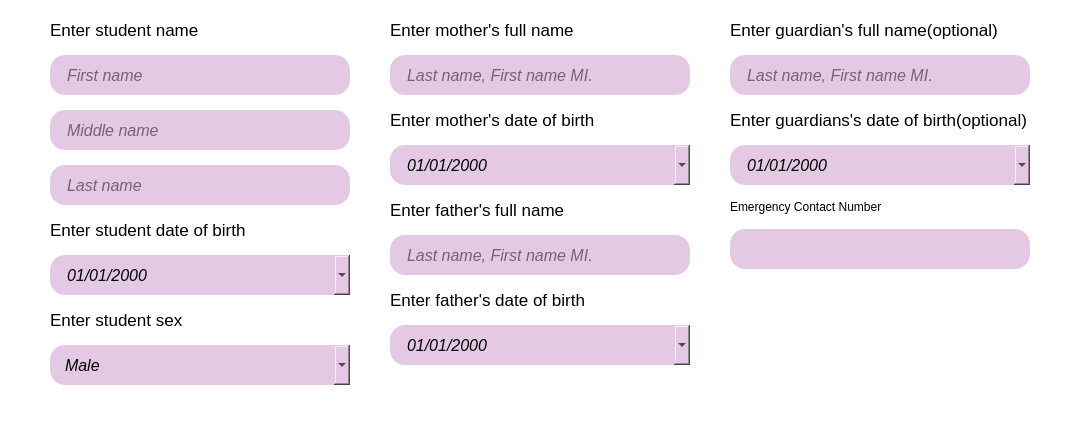
            <widget class="QFrame" name="frame_24">
             <property name="sizePolicy">
              <sizepolicy hsizetype="Preferred" vsizetype="Expanding">
               <horstretch>0</horstretch>
               <verstretch>0</verstretch>
              </sizepolicy>
             </property>
             <property name="styleSheet">
              <string notr="true">background-color: transparent;</string>
             </property>
             <property name="frameShape">
              <enum>QFrame::NoFrame</enum>
             </property>
             <layout class="QGridLayout" name="gridLayout_2">
              <property name="leftMargin">
               <number>50</number>
              </property>
              <property name="topMargin">
               <number>20</number>
              </property>
              <property name="rightMargin">
               <number>50</number>
              </property>
              <property name="bottomMargin">
               <number>20</number>
              </property>
              <property name="horizontalSpacing">
               <number>40</number>
              </property>
              <property name="verticalSpacing">
               <number>15</number>
              </property>
              <item row="0" column="0" rowspan="2">
               <widget class="QFrame" name="frame_25">
                <property name="styleSheet">
                 <string notr="true">background-color: transparent;</string>
                </property>
                <property name="frameShape">
                 <enum>QFrame::NoFrame</enum>
                </property>
                <layout class="QVBoxLayout" name="verticalLayout_12">
                 <property name="spacing">
                  <number>15</number>
                 </property>
                 <property name="leftMargin">
                  <number>0</number>
                 </property>
                 <property name="topMargin">
                  <number>0</number>
                 </property>
                 <property name="rightMargin">
                  <number>0</number>
                 </property>
                 <property name="bottomMargin">
                  <number>0</number>
                 </property>
                 <item>
                  <widget class="QLabel" name="studNameLabel_2">
                   <property name="maximumSize">
                    <size>
                     <width>16777215</width>
                     <height>20</height>
                    </size>
                   </property>
                   <property name="font">
                    <font>
                     <pointsize>13</pointsize>
                    </font>
                   </property>
                   <property name="text">
                    <string>Enter student name</string>
                   </property>
                  </widget>
                 </item>
                 <item>
                  <widget class="QLineEdit" name="studFnameEdit">
                   <property name="sizePolicy">
                    <sizepolicy hsizetype="Preferred" vsizetype="Preferred">
                     <horstretch>0</horstretch>
                     <verstretch>0</verstretch>
                    </sizepolicy>
                   </property>
                   <property name="minimumSize">
                    <size>
                     <width>300</width>
                     <height>40</height>
                    </size>
                   </property>
                   <property name="maximumSize">
                    <size>
                     <width>300</width>
                     <height>40</height>
                    </size>
                   </property>
                   <property name="font">
                    <font>
                     <pointsize>12</pointsize>
                     <italic>true</italic>
                    </font>
                   </property>
                   <property name="styleSheet">
                    <string notr="true">background-color: #E4C9E5;
border-radius: 15;
padding: 0 15px;
</string>
                   </property>
                   <property name="frame">
                    <bool>false</bool>
                   </property>
                   <property name="placeholderText">
                    <string>First name</string>
                   </property>
                  </widget>
                 </item>
                 <item>
                  <widget class="QLineEdit" name="studMnameEdit">
                   <property name="sizePolicy">
                    <sizepolicy hsizetype="Preferred" vsizetype="Preferred">
                     <horstretch>0</horstretch>
                     <verstretch>0</verstretch>
                    </sizepolicy>
                   </property>
                   <property name="minimumSize">
                    <size>
                     <width>300</width>
                     <height>40</height>
                    </size>
                   </property>
                   <property name="maximumSize">
                    <size>
                     <width>300</width>
                     <height>40</height>
                    </size>
                   </property>
                   <property name="font">
                    <font>
                     <pointsize>12</pointsize>
                     <italic>true</italic>
                    </font>
                   </property>
                   <property name="styleSheet">
                    <string notr="true">background-color: #E4C9E5;
border-radius: 15;
padding: 0 15px;
</string>
                   </property>
                   <property name="placeholderText">
                    <string>Middle name</string>
                   </property>
                  </widget>
                 </item>
                 <item>
                  <widget class="QLineEdit" name="studLnameEdit">
                   <property name="sizePolicy">
                    <sizepolicy hsizetype="Preferred" vsizetype="Preferred">
                     <horstretch>0</horstretch>
                     <verstretch>0</verstretch>
                    </sizepolicy>
                   </property>
                   <property name="minimumSize">
                    <size>
                     <width>300</width>
                     <height>40</height>
                    </size>
                   </property>
                   <property name="maximumSize">
                    <size>
                     <width>300</width>
                     <height>40</height>
                    </size>
                   </property>
                   <property name="font">
                    <font>
                     <pointsize>12</pointsize>
                     <italic>true</italic>
                    </font>
                   </property>
                   <property name="styleSheet">
                    <string notr="true">background-color: #E4C9E5;
border-radius: 15;
padding: 0 15px;
</string>
                   </property>
                   <property name="placeholderText">
                    <string>Last name</string>
                   </property>
                  </widget>
                 </item>
                 <item>
                  <widget class="QLabel" name="studDOBLabel_2">
                   <property name="maximumSize">
                    <size>
                     <width>16777215</width>
                     <height>20</height>
                    </size>
                   </property>
                   <property name="font">
                    <font>
                     <pointsize>13</pointsize>
                    </font>
                   </property>
                   <property name="text">
                    <string>Enter student date of birth</string>
                   </property>
                  </widget>
                 </item>
                 <item>
                  <widget class="QDateEdit" name="studDOBEdit">
                   <property name="sizePolicy">
                    <sizepolicy hsizetype="Preferred" vsizetype="Preferred">
                     <horstretch>0</horstretch>
                     <verstretch>0</verstretch>
                    </sizepolicy>
                   </property>
                   <property name="minimumSize">
                    <size>
                     <width>300</width>
                     <height>40</height>
                    </size>
                   </property>
                   <property name="maximumSize">
                    <size>
                     <width>300</width>
                     <height>40</height>
                    </size>
                   </property>
                   <property name="font">
                    <font>
                     <pointsize>12</pointsize>
                     <italic>true</italic>
                    </font>
                   </property>
                   <property name="styleSheet">
                    <string notr="true">background-color: #E4C9E5;
border-radius: 15;
padding: 0 15px;
</string>
                   </property>
                   <property name="displayFormat">
                    <string>MM/dd/yyyy</string>
                   </property>
                   <property name="calendarPopup">
                    <bool>true</bool>
                   </property>
                  </widget>
                 </item>
                 <item>
                  <widget class="QLabel" name="studSexLabel_2">
                   <property name="maximumSize">
                    <size>
                     <width>16777215</width>
                     <height>20</height>
                    </size>
                   </property>
                   <property name="font">
                    <font>
                     <pointsize>13</pointsize>
                    </font>
                   </property>
                   <property name="text">
                    <string>Enter student sex</string>
                   </property>
                  </widget>
                 </item>
                 <item>
                  <widget class="QComboBox" name="studSexEdit">
                   <property name="sizePolicy">
                    <sizepolicy hsizetype="Preferred" vsizetype="Preferred">
                     <horstretch>0</horstretch>
                     <verstretch>0</verstretch>
                    </sizepolicy>
                   </property>
                   <property name="minimumSize">
                    <size>
                     <width>300</width>
                     <height>40</height>
                    </size>
                   </property>
                   <property name="maximumSize">
                    <size>
                     <width>300</width>
                     <height>40</height>
                    </size>
                   </property>
                   <property name="font">
                    <font>
                     <pointsize>12</pointsize>
                     <italic>true</italic>
                    </font>
                   </property>
                   <property name="styleSheet">
                    <string notr="true">background-color: #E4C9E5;
border-radius: 15;
padding: 0 15px;
</string>
                   </property>
                   <item>
                    <property name="text">
                     <string>Male</string>
                    </property>
                   </item>
                   <item>
                    <property name="text">
                     <string>Female</string>
                    </property>
                   </item>
                  </widget>
                 </item>
                 <item>
                  <spacer name="verticalSpacer_7">
                   <property name="sizeHint" stdset="0">
                    <size>
                     <width>20</width>
                     <height>40</height>
                    </size>
                   </property>
                  </spacer>
                 </item>
                </layout>
               </widget>
              </item>
              <item row="0" column="2">
               <widget class="QFrame" name="frame_27">
                <property name="styleSheet">
                 <string notr="true">background-color: transparent;</string>
                </property>
                <property name="frameShape">
                 <enum>QFrame::NoFrame</enum>
                </property>
                <layout class="QVBoxLayout" name="verticalLayout_14">
                 <property name="spacing">
                  <number>15</number>
                 </property>
                 <property name="leftMargin">
                  <number>0</number>
                 </property>
                 <property name="topMargin">
                  <number>0</number>
                 </property>
                 <property name="rightMargin">
                  <number>0</number>
                 </property>
                 <property name="bottomMargin">
                  <number>0</number>
                 </property>
                 <item>
                  <widget class="QLabel" name="guardianNameLabel_2">
                   <property name="maximumSize">
                    <size>
                     <width>16777215</width>
                     <height>20</height>
                    </size>
                   </property>
                   <property name="font">
                    <font>
                     <pointsize>13</pointsize>
                    </font>
                   </property>
                   <property name="text">
                    <string>Enter guardian's full name(optional)</string>
                   </property>
                  </widget>
                 </item>
                 <item>
                  <widget class="QLineEdit" name="guardianNameEdit">
                   <property name="sizePolicy">
                    <sizepolicy hsizetype="Preferred" vsizetype="Preferred">
                     <horstretch>0</horstretch>
                     <verstretch>0</verstretch>
                    </sizepolicy>
                   </property>
                   <property name="minimumSize">
                    <size>
                     <width>300</width>
                     <height>40</height>
                    </size>
                   </property>
                   <property name="maximumSize">
                    <size>
                     <width>300</width>
                     <height>40</height>
                    </size>
                   </property>
                   <property name="font">
                    <font>
                     <pointsize>12</pointsize>
                     <italic>true</italic>
                    </font>
                   </property>
                   <property name="styleSheet">
                    <string notr="true">background-color: #E4C9E5;
border-radius: 15;
padding: 0 15px;
</string>
                   </property>
                   <property name="placeholderText">
                    <string>Last name, First name MI.</string>
                   </property>
                  </widget>
                 </item>
                 <item>
                  <widget class="QLabel" name="guardianDOBLabel_2">
                   <property name="maximumSize">
                    <size>
                     <width>16777215</width>
                     <height>20</height>
                    </size>
                   </property>
                   <property name="font">
                    <font>
                     <pointsize>13</pointsize>
                    </font>
                   </property>
                   <property name="text">
                    <string>Enter guardians's date of birth(optional)</string>
                   </property>
                  </widget>
                 </item>
                 <item>
                  <widget class="QDateEdit" name="guardianDOBEdit">
                   <property name="sizePolicy">
                    <sizepolicy hsizetype="Preferred" vsizetype="Preferred">
                     <horstretch>0</horstretch>
                     <verstretch>0</verstretch>
                    </sizepolicy>
                   </property>
                   <property name="minimumSize">
                    <size>
                     <width>300</width>
                     <height>40</height>
                    </size>
                   </property>
                   <property name="maximumSize">
                    <size>
                     <width>300</width>
                     <height>40</height>
                    </size>
                   </property>
                   <property name="font">
                    <font>
                     <pointsize>12</pointsize>
                     <italic>true</italic>
                    </font>
                   </property>
                   <property name="styleSheet">
                    <string notr="true">background-color: #E4C9E5;
border-radius: 15;
padding: 0 15px;
</string>
                   </property>
                   <property name="displayFormat">
                    <string>MM/dd/yyyy</string>
                   </property>
                   <property name="calendarPopup">
                    <bool>true</bool>
                   </property>
                  </widget>
                 </item>
                 <item>
                  <widget class="QLabel" name="contactLabelEdit">
                   <property name="text">
                    <string>Emergency Contact Number</string>
                   </property>
                  </widget>
                 </item>
                 <item>
                  <widget class="QLineEdit" name="contactInputEdit">
                   <property name="sizePolicy">
                    <sizepolicy hsizetype="Fixed" vsizetype="Fixed">
                     <horstretch>0</horstretch>
                     <verstretch>0</verstretch>
                    </sizepolicy>
                   </property>
                   <property name="minimumSize">
                    <size>
                     <width>300</width>
                     <height>40</height>
                    </size>
                   </property>
                   <property name="maximumSize">
                    <size>
                     <width>300</width>
                     <height>40</height>
                    </size>
                   </property>
                   <property name="font">
                    <font>
                     <pointsize>12</pointsize>
                     <italic>true</italic>
                    </font>
                   </property>
                   <property name="styleSheet">
                    <string notr="true">background-color: #E4C9E5;
border-radius: 15;
padding: 0 15px;
</string>
                   </property>
                  </widget>
                 </item>
                 <item>
                  <spacer name="verticalSpacer_9">
                   <property name="sizeHint" stdset="0">
                    <size>
                     <width>20</width>
                     <height>40</height>
                    </size>
                   </property>
                  </spacer>
                 </item>
                </layout>
               </widget>
              </item>
              <item row="0" column="1" rowspan="2">
               <widget class="QFrame" name="frame_26">
                <property name="styleSheet">
                 <string notr="true">background-color: transparent;</string>
                </property>
                <property name="frameShape">
                 <enum>QFrame::NoFrame</enum>
                </property>
                <layout class="QVBoxLayout" name="verticalLayout_13">
                 <property name="spacing">
                  <number>15</number>
                 </property>
                 <property name="leftMargin">
                  <number>0</number>
                 </property>
                 <property name="topMargin">
                  <number>0</number>
                 </property>
                 <property name="rightMargin">
                  <number>0</number>
                 </property>
                 <property name="bottomMargin">
                  <number>0</number>
                 </property>
                 <item>
                  <widget class="QLabel" name="motherNameLabel_2">
                   <property name="maximumSize">
                    <size>
                     <width>16777215</width>
                     <height>20</height>
                    </size>
                   </property>
                   <property name="font">
                    <font>
                     <pointsize>13</pointsize>
                    </font>
                   </property>
                   <property name="text">
                    <string>Enter mother's full name</string>
                   </property>
                  </widget>
                 </item>
                 <item>
                  <widget class="QLineEdit" name="motherNameEdit">
                   <property name="sizePolicy">
                    <sizepolicy hsizetype="Preferred" vsizetype="Preferred">
                     <horstretch>0</horstretch>
                     <verstretch>0</verstretch>
                    </sizepolicy>
                   </property>
                   <property name="minimumSize">
                    <size>
                     <width>300</width>
                     <height>40</height>
                    </size>
                   </property>
                   <property name="maximumSize">
                    <size>
                     <width>300</width>
                     <height>40</height>
                    </size>
                   </property>
                   <property name="font">
                    <font>
                     <pointsize>12</pointsize>
                     <italic>true</italic>
                    </font>
                   </property>
                   <property name="styleSheet">
                    <string notr="true">background-color: #E4C9E5;
border-radius: 15;
padding: 0 15px;
</string>
                   </property>
                   <property name="placeholderText">
                    <string>Last name, First name MI.</string>
                   </property>
                  </widget>
                 </item>
                 <item>
                  <widget class="QLabel" name="motherDOBLabel_2">
                   <property name="maximumSize">
                    <size>
                     <width>16777215</width>
                     <height>20</height>
                    </size>
                   </property>
                   <property name="font">
                    <font>
                     <pointsize>13</pointsize>
                    </font>
                   </property>
                   <property name="text">
                    <string>Enter mother's date of birth</string>
                   </property>
                  </widget>
                 </item>
                 <item>
                  <widget class="QDateEdit" name="motherDOBEdit">
                   <property name="sizePolicy">
                    <sizepolicy hsizetype="Preferred" vsizetype="Preferred">
                     <horstretch>0</horstretch>
                     <verstretch>0</verstretch>
                    </sizepolicy>
                   </property>
                   <property name="minimumSize">
                    <size>
                     <width>300</width>
                     <height>40</height>
                    </size>
                   </property>
                   <property name="maximumSize">
                    <size>
                     <width>300</width>
                     <height>40</height>
                    </size>
                   </property>
                   <property name="font">
                    <font>
                     <pointsize>12</pointsize>
                     <italic>true</italic>
                    </font>
                   </property>
                   <property name="styleSheet">
                    <string notr="true">background-color: #E4C9E5;
border-radius: 15;
padding: 0 15px;
</string>
                   </property>
                   <property name="displayFormat">
                    <string>MM/dd/yyyy</string>
                   </property>
                   <property name="calendarPopup">
                    <bool>true</bool>
                   </property>
                  </widget>
                 </item>
                 <item>
                  <widget class="QLabel" name="fatherNameLabel_2">
                   <property name="maximumSize">
                    <size>
                     <width>16777215</width>
                     <height>20</height>
                    </size>
                   </property>
                   <property name="font">
                    <font>
                     <pointsize>13</pointsize>
                    </font>
                   </property>
                   <property name="text">
                    <string>Enter father's full name</string>
                   </property>
                  </widget>
                 </item>
                 <item>
                  <widget class="QLineEdit" name="fatherNameEdit">
                   <property name="sizePolicy">
                    <sizepolicy hsizetype="Preferred" vsizetype="Preferred">
                     <horstretch>0</horstretch>
                     <verstretch>0</verstretch>
                    </sizepolicy>
                   </property>
                   <property name="minimumSize">
                    <size>
                     <width>300</width>
                     <height>40</height>
                    </size>
                   </property>
                   <property name="maximumSize">
                    <size>
                     <width>300</width>
                     <height>40</height>
                    </size>
                   </property>
                   <property name="font">
                    <font>
                     <pointsize>12</pointsize>
                     <italic>true</italic>
                    </font>
                   </property>
                   <property name="styleSheet">
                    <string notr="true">background-color: #E4C9E5;
border-radius: 15;
padding: 0 15px;
</string>
                   </property>
                   <property name="placeholderText">
                    <string>Last name, First name MI.</string>
                   </property>
                  </widget>
                 </item>
                 <item>
                  <widget class="QLabel" name="fatherDOBLabel_2">
                   <property name="maximumSize">
                    <size>
                     <width>16777215</width>
                     <height>20</height>
                    </size>
                   </property>
                   <property name="font">
                    <font>
                     <pointsize>13</pointsize>
                    </font>
                   </property>
                   <property name="text">
                    <string>Enter father's date of birth</string>
                   </property>
                  </widget>
                 </item>
                 <item>
                  <widget class="QDateEdit" name="fatherDOBEdit">
                   <property name="sizePolicy">
                    <sizepolicy hsizetype="Preferred" vsizetype="Preferred">
                     <horstretch>0</horstretch>
                     <verstretch>0</verstretch>
                    </sizepolicy>
                   </property>
                   <property name="minimumSize">
                    <size>
                     <width>300</width>
                     <height>40</height>
                    </size>
                   </property>
                   <property name="maximumSize">
                    <size>
                     <width>300</width>
                     <height>40</height>
                    </size>
                   </property>
                   <property name="font">
                    <font>
                     <pointsize>12</pointsize>
                     <italic>true</italic>
                    </font>
                   </property>
                   <property name="styleSheet">
                    <string notr="true">background-color: #E4C9E5;
border-radius: 15;
padding: 0 15px;
</string>
                   </property>
                   <property name="displayFormat">
                    <string>MM/dd/yyyy</string>
                   </property>
                   <property name="calendarPopup">
                    <bool>true</bool>
                   </property>
                  </widget>
                 </item>
                 <item>
                  <spacer name="verticalSpacer_8">
                   <property name="sizeHint" stdset="0">
                    <size>
                     <width>20</width>
                     <height>40</height>
                    </size>
                   </property>
                  </spacer>
                 </item>
                </layout>
               </widget>
              </item>
             </layout>
            </widget>
